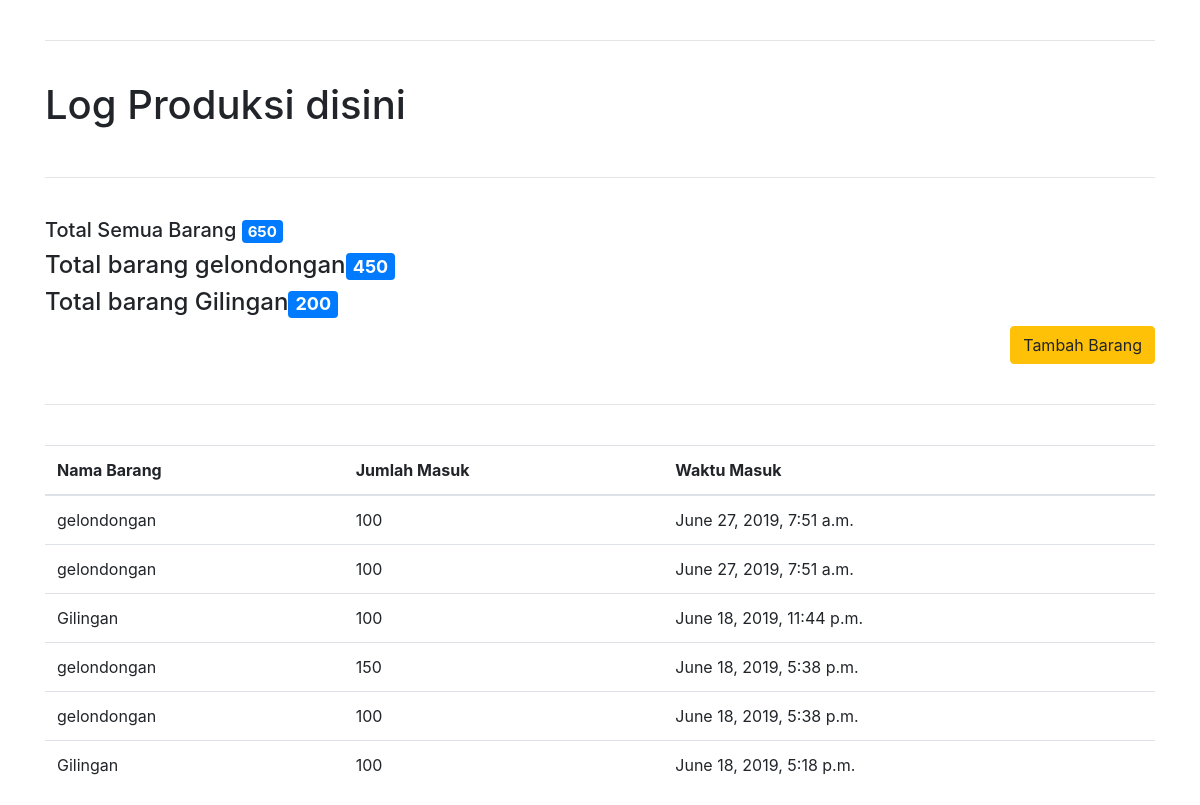
/produksi/, run on the app's committed database.
### produksi/models.py (models this page shows, shortened)
class ListBarang(models.Model):
    nama = models.TextField(max_length=30)
    def __str__(self):
        return self.nama

class LogBarang(models.Model):
    barang = models.ForeignKey(
        ListBarang, on_delete=models.CASCADE
    )
    jumlah = models.IntegerField()
    waktu = models.DateTimeField(null=True, blank=True)

### produksi/views.py (the view)
# urls.py: path('produksi/', produksi_list, name='produksi'),
def produksi_list(request):
    template_name = "produksi/list-produksi.html"
    log_barang = LogBarang.objects.all().order_by('-waktu')
    page_title = "Log Produksi"
    qbarang = LogBarang.objects.all().aggregate(Sum('jumlah'))
    jumlah_barang = qbarang['jumlah__sum']
    jenis_barang = ListBarang.objects.all()
    dictmasing = {}
    for brg in range(1, ListBarang.objects.all().count()+1):
        dictmasing.update({jenis_barang[brg-1]:LogBarang.objects.filter(barang=brg).aggregate(Sum('jumlah'))['jumlah__sum']})
    context = {"page_title":page_title, "log_barang": log_barang, "jumlah_barang":jumlah_barang, "dictmasing":dictmasing, "jenis_barang":jenis_barang}
    return render(request, template_name, context)

### produksi/templates/produksi/list-produksi.html
{% extends "base.html" %}
{% block content %}
    <br><hr><br>
    <h1>{{ page_title }} disini</h1>
    <br><hr><br>
    {% include "produksi/info-produksi.html" %}
    <div class="text-right">
        <a href="/tambah"><button class="btn btn-warning">Tambah Barang</button></a>
    </div>
    <br><hr><br>
    <table class="table">
        <thead>
            <tr>
            <th scope="col">Nama Barang</th>
            <th scope="col">Jumlah Masuk</th>
            <th scope="col">Waktu Masuk</th>
            </tr>
        </thead>
        <tbody>
            {% for barang in log_barang %}
            <tr>
                <td>{{ barang.barang }}</td>
                <td>{{ barang.jumlah }}</td>
                <td>{{ barang.waktu }}</td>
            </tr>
            {% endfor %}
        </tbody>
    </table>
{% endblock %}

### templates/base.html (shortened to what this page needs)
{% load staticfiles %}
<!doctype html>
<html lang="en">
  <head>
    <link rel="stylesheet" href="https://stackpath.bootstrapcdn.com/bootstrap/4.3.1/css/bootstrap.min.css">
  </head>
  <body>
    <div class="container">
        {% block content %}
        {% endblock %}
    </div>
  </body>
</html>

### produksi/templates/produksi/info-produksi.html
<h5>Total Semua Barang <span class="badge badge-primary">{{ jumlah_barang }}</span></h5>
    {% for key, value in dictmasing.items %}
    <h4>Total barang {{ key }}<span class="badge badge-primary">{{ value }}</span></h4>
    {% endfor %}

### data on the page
ListBarang: nama "gelondongan", value "450"
ListBarang: nama "Gilingan", value "200"
LogBarang: barang "gelondongan", jumlah "100", waktu "June 27, 2019, 7:51 a.m."
LogBarang: barang "gelondongan", jumlah "100", waktu "June 27, 2019, 7:51 a.m."
LogBarang: barang "Gilingan", jumlah "100", waktu "June 18, 2019, 11:44 p.m."
LogBarang: barang "gelondongan", jumlah "150", waktu "June 18, 2019, 5:38 p.m."
LogBarang: barang "gelondongan", jumlah "100", waktu "June 18, 2019, 5:38 p.m."
LogBarang: barang "Gilingan", jumlah "100", waktu "June 18, 2019, 5:18 p.m."

### other printed values
{{ page_title }} "Log Produksi"
{{ jumlah_barang }} "650"
